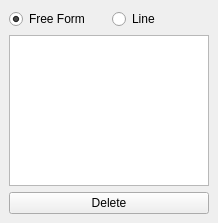
<?xml version="1.0" encoding="UTF-8"?>
<ui version="4.0">
 <class>regionEditTools</class>
 <widget class="QDockWidget" name="regionEditTools">
  <property name="geometry">
   <rect>
    <x>0</x>
    <y>0</y>
    <width>218</width>
    <height>223</height>
   </rect>
  </property>
  <property name="features">
   <set>QDockWidget::NoDockWidgetFeatures</set>
  </property>
  <property name="windowTitle">
   <string>Region Editor</string>
  </property>
  <widget class="QWidget" name="dockWidgetContents">
   <layout class="QVBoxLayout" name="verticalLayout">
    <item>
     <layout class="QHBoxLayout" name="horizontalLayout_2">
      <item>
       <widget class="QRadioButton" name="freeform">
        <property name="text">
         <string>Free Form</string>
        </property>
        <property name="checked">
         <bool>true</bool>
        </property>
       </widget>
      </item>
      <item>
       <widget class="QRadioButton" name="line">
        <property name="text">
         <string>Line</string>
        </property>
       </widget>
      </item>
     </layout>
    </item>
    <item>
     <widget class="QListWidget" name="listWidget"/>
    </item>
    <item>
     <layout class="QHBoxLayout" name="horizontalLayout">
      <item>
       <widget class="QPushButton" name="delete_2">
        <property name="text">
         <string>Delete</string>
        </property>
       </widget>
      </item>
     </layout>
    </item>
   </layout>
  </widget>
 </widget>
 <resources/>
 <connections/>
</ui>
